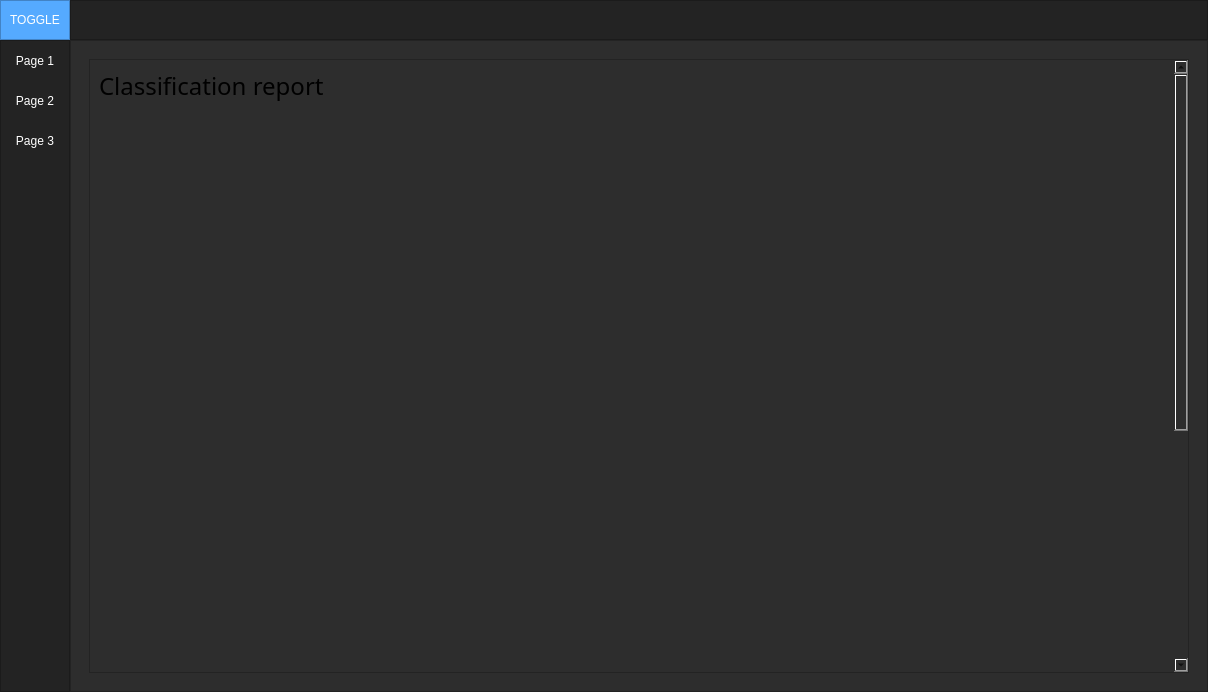
<?xml version="1.0" encoding="UTF-8"?>
<ui version="4.0">
 <class>MainWindow</class>
 <widget class="QMainWindow" name="MainWindow">
  <property name="geometry">
   <rect>
    <x>0</x>
    <y>0</y>
    <width>1208</width>
    <height>692</height>
   </rect>
  </property>
  <property name="minimumSize">
   <size>
    <width>1000</width>
    <height>500</height>
   </size>
  </property>
  <property name="windowTitle">
   <string>MainWindow</string>
  </property>
  <property name="styleSheet">
   <string notr="true">background-color: rgb(45, 45, 45);</string>
  </property>
  <widget class="QWidget" name="centralwidget">
   <layout class="QVBoxLayout" name="verticalLayout">
    <property name="spacing">
     <number>0</number>
    </property>
    <property name="leftMargin">
     <number>0</number>
    </property>
    <property name="topMargin">
     <number>0</number>
    </property>
    <property name="rightMargin">
     <number>0</number>
    </property>
    <property name="bottomMargin">
     <number>0</number>
    </property>
    <item>
     <widget class="QFrame" name="Top_Bar">
      <property name="maximumSize">
       <size>
        <width>16777215</width>
        <height>40</height>
       </size>
      </property>
      <property name="styleSheet">
       <string notr="true">background-color: rgb(35, 35, 35);</string>
      </property>
      <property name="frameShape">
       <enum>QFrame::NoFrame</enum>
      </property>
      <property name="frameShadow">
       <enum>QFrame::Raised</enum>
      </property>
      <layout class="QHBoxLayout" name="horizontalLayout">
       <property name="spacing">
        <number>0</number>
       </property>
       <property name="leftMargin">
        <number>0</number>
       </property>
       <property name="topMargin">
        <number>0</number>
       </property>
       <property name="rightMargin">
        <number>0</number>
       </property>
       <property name="bottomMargin">
        <number>0</number>
       </property>
       <item>
        <widget class="QFrame" name="frame_toggle">
         <property name="maximumSize">
          <size>
           <width>70</width>
           <height>40</height>
          </size>
         </property>
         <property name="styleSheet">
          <string notr="true">background-color: rgb(85, 170, 255);</string>
         </property>
         <property name="frameShape">
          <enum>QFrame::StyledPanel</enum>
         </property>
         <property name="frameShadow">
          <enum>QFrame::Raised</enum>
         </property>
         <layout class="QVBoxLayout" name="verticalLayout_2">
          <property name="spacing">
           <number>0</number>
          </property>
          <property name="leftMargin">
           <number>0</number>
          </property>
          <property name="topMargin">
           <number>0</number>
          </property>
          <property name="rightMargin">
           <number>0</number>
          </property>
          <property name="bottomMargin">
           <number>0</number>
          </property>
          <item>
           <widget class="QPushButton" name="Btn_Toggle">
            <property name="sizePolicy">
             <sizepolicy hsizetype="Expanding" vsizetype="Expanding">
              <horstretch>0</horstretch>
              <verstretch>0</verstretch>
             </sizepolicy>
            </property>
            <property name="styleSheet">
             <string notr="true">color: rgb(255, 255, 255);
border: 0px solid;</string>
            </property>
            <property name="text">
             <string>TOGGLE</string>
            </property>
           </widget>
          </item>
         </layout>
        </widget>
       </item>
       <item>
        <widget class="QFrame" name="frame_top">
         <property name="frameShape">
          <enum>QFrame::StyledPanel</enum>
         </property>
         <property name="frameShadow">
          <enum>QFrame::Raised</enum>
         </property>
        </widget>
       </item>
      </layout>
     </widget>
    </item>
    <item>
     <widget class="QFrame" name="Content">
      <property name="frameShape">
       <enum>QFrame::NoFrame</enum>
      </property>
      <property name="frameShadow">
       <enum>QFrame::Raised</enum>
      </property>
      <layout class="QHBoxLayout" name="horizontalLayout_2">
       <property name="spacing">
        <number>0</number>
       </property>
       <property name="leftMargin">
        <number>0</number>
       </property>
       <property name="topMargin">
        <number>0</number>
       </property>
       <property name="rightMargin">
        <number>0</number>
       </property>
       <property name="bottomMargin">
        <number>0</number>
       </property>
       <item>
        <widget class="QFrame" name="frame_left_menu">
         <property name="minimumSize">
          <size>
           <width>70</width>
           <height>0</height>
          </size>
         </property>
         <property name="maximumSize">
          <size>
           <width>70</width>
           <height>16777215</height>
          </size>
         </property>
         <property name="styleSheet">
          <string notr="true">background-color: rgb(35, 35, 35);</string>
         </property>
         <property name="frameShape">
          <enum>QFrame::StyledPanel</enum>
         </property>
         <property name="frameShadow">
          <enum>QFrame::Raised</enum>
         </property>
         <layout class="QVBoxLayout" name="verticalLayout_3">
          <property name="leftMargin">
           <number>0</number>
          </property>
          <property name="topMargin">
           <number>0</number>
          </property>
          <property name="rightMargin">
           <number>0</number>
          </property>
          <property name="bottomMargin">
           <number>0</number>
          </property>
          <item alignment="Qt::AlignTop">
           <widget class="QFrame" name="frame_top_menus">
            <property name="frameShape">
             <enum>QFrame::NoFrame</enum>
            </property>
            <property name="frameShadow">
             <enum>QFrame::Raised</enum>
            </property>
            <layout class="QVBoxLayout" name="verticalLayout_4">
             <property name="spacing">
              <number>0</number>
             </property>
             <property name="leftMargin">
              <number>0</number>
             </property>
             <property name="topMargin">
              <number>0</number>
             </property>
             <property name="rightMargin">
              <number>0</number>
             </property>
             <property name="bottomMargin">
              <number>0</number>
             </property>
             <item>
              <widget class="QPushButton" name="btn_page_1">
               <property name="minimumSize">
                <size>
                 <width>0</width>
                 <height>40</height>
                </size>
               </property>
               <property name="styleSheet">
                <string notr="true">QPushButton {
	color: rgb(255, 255, 255);
	background-color: rgb(35, 35, 35);
	border: 0px solid;
}
QPushButton:hover {
	background-color: rgb(85, 170, 255);
}</string>
               </property>
               <property name="text">
                <string>Page 1</string>
               </property>
              </widget>
             </item>
             <item>
              <widget class="QPushButton" name="btn_page_2">
               <property name="minimumSize">
                <size>
                 <width>0</width>
                 <height>40</height>
                </size>
               </property>
               <property name="styleSheet">
                <string notr="true">QPushButton {
	color: rgb(255, 255, 255);
	background-color: rgb(35, 35, 35);
	border: 0px solid;
}
QPushButton:hover {
	background-color: rgb(85, 170, 255);
}</string>
               </property>
               <property name="text">
                <string>Page 2</string>
               </property>
              </widget>
             </item>
             <item>
              <widget class="QPushButton" name="btn_page_3">
               <property name="minimumSize">
                <size>
                 <width>0</width>
                 <height>40</height>
                </size>
               </property>
               <property name="styleSheet">
                <string notr="true">QPushButton {
	color: rgb(255, 255, 255);
	background-color: rgb(35, 35, 35);
	border: 0px solid;
}
QPushButton:hover {
	background-color: rgb(85, 170, 255);
}</string>
               </property>
               <property name="text">
                <string>Page 3</string>
               </property>
              </widget>
             </item>
            </layout>
           </widget>
          </item>
         </layout>
        </widget>
       </item>
       <item>
        <widget class="QFrame" name="frame_pages">
         <property name="frameShape">
          <enum>QFrame::StyledPanel</enum>
         </property>
         <property name="frameShadow">
          <enum>QFrame::Raised</enum>
         </property>
         <layout class="QVBoxLayout" name="verticalLayout_5">
          <item>
           <widget class="QStackedWidget" name="stackedWidget">
            <property name="currentIndex">
             <number>2</number>
            </property>
            <widget class="QWidget" name="page_1">
             <layout class="QVBoxLayout" name="verticalLayout_7">
              <item>
               <layout class="QHBoxLayout" name="horizontalLayout_5">
                <item>
                 <spacer name="horizontalSpacer_5">
                  <property name="orientation">
                   <enum>Qt::Horizontal</enum>
                  </property>
                  <property name="sizeHint" stdset="0">
                   <size>
                    <width>40</width>
                    <height>20</height>
                   </size>
                  </property>
                 </spacer>
                </item>
                <item>
                 <widget class="QPushButton" name="uploadFileBtn">
                  <property name="sizePolicy">
                   <sizepolicy hsizetype="Minimum" vsizetype="Minimum">
                    <horstretch>0</horstretch>
                    <verstretch>0</verstretch>
                   </sizepolicy>
                  </property>
                  <property name="text">
                   <string>Upload file</string>
                  </property>
                 </widget>
                </item>
               </layout>
              </item>
              <item>
               <widget class="QWidget" name="showEcg" native="true">
                <property name="sizePolicy">
                 <sizepolicy hsizetype="Expanding" vsizetype="Expanding">
                  <horstretch>0</horstretch>
                  <verstretch>0</verstretch>
                 </sizepolicy>
                </property>
               </widget>
              </item>
              <item>
               <spacer name="horizontalSpacer_4">
                <property name="orientation">
                 <enum>Qt::Horizontal</enum>
                </property>
                <property name="sizeHint" stdset="0">
                 <size>
                  <width>40</width>
                  <height>20</height>
                 </size>
                </property>
               </spacer>
              </item>
              <item>
               <spacer name="horizontalSpacer_3">
                <property name="orientation">
                 <enum>Qt::Horizontal</enum>
                </property>
                <property name="sizeHint" stdset="0">
                 <size>
                  <width>40</width>
                  <height>20</height>
                 </size>
                </property>
               </spacer>
              </item>
              <item>
               <layout class="QHBoxLayout" name="horizontalLayout_3">
                <item>
                 <spacer name="horizontalSpacer">
                  <property name="orientation">
                   <enum>Qt::Horizontal</enum>
                  </property>
                  <property name="sizeHint" stdset="0">
                   <size>
                    <width>40</width>
                    <height>20</height>
                   </size>
                  </property>
                 </spacer>
                </item>
                <item>
                 <widget class="QPushButton" name="pushButton">
                  <property name="text">
                   <string>PushButton</string>
                  </property>
                 </widget>
                </item>
                <item>
                 <spacer name="horizontalSpacer_2">
                  <property name="orientation">
                   <enum>Qt::Horizontal</enum>
                  </property>
                  <property name="sizeHint" stdset="0">
                   <size>
                    <width>40</width>
                    <height>20</height>
                   </size>
                  </property>
                 </spacer>
                </item>
               </layout>
              </item>
             </layout>
            </widget>
            <widget class="QWidget" name="page_2">
             <layout class="QVBoxLayout" name="verticalLayout_6">
              <item>
               <widget class="QScrollArea" name="scrollArea">
                <property name="styleSheet">
                 <string notr="true">


 QScrollBar:vertical {
	border: none;
    background: rgb(0,0,0);
    width: 14px;
    margin: 15px 0 15px 0;
	border-radius: 0px;
 }

/*  HANDLE BAR VERTICAL */
QScrollBar::handle:vertical {	
	background-color: rgb(0,179,179);
	min-height: 30px;
	border-radius: 7px;
}
QScrollBar::handle:vertical:hover{	
	background-color:rgb(0,205,205);
}
QScrollBar::handle:vertical:pressed {	
	background-color: rgb(0,128,128)
}

/* BTN TOP - SCROLLBAR */
QScrollBar::sub-line:vertical {
	border: none;
	background-color: rgb(59, 59, 90);
	height: 15px;
	border-top-left-radius: 7px;
	border-top-right-radius: 7px;
	subcontrol-position: top;
	subcontrol-origin: margin;
}
QScrollBar::sub-line:vertical:hover {	
	background-color: rgb(0,179,179);
}
QScrollBar::sub-line:vertical:pressed {	
	background-color: rgb(0,179,179);
}

/* BTN BOTTOM - SCROLLBAR */
QScrollBar::add-line:vertical {
	border: none;
	background-color: rgb(59, 59, 90);
	height: 15px;
	border-bottom-left-radius: 7px;
	border-bottom-right-radius: 7px;
	subcontrol-position: bottom;
	subcontrol-origin: margin;
}
QScrollBar::add-line:vertical:hover {	
	background-color: rgb(0,179,179);
}
QScrollBar::add-line:vertical:pressed {	
	background-color: rgb(0,179,179);
}

/* RESET ARROW */
QScrollBar::up-arrow:vertical, QScrollBar::down-arrow:vertical {
	background: none;
}
QScrollBar::add-page:vertical, QScrollBar::sub-page:vertical {
	background: none;
}



/* HORIZONTAL SCROLLBAR - HOMEWORK */
QScrollBar:horizontal {
   
}
QScrollBar::handle:horizontal {
    
}
QScrollBar::add-line:horizontal {
    
}
QScrollBar::sub-line:horizontal {
    
}
QScrollBar::up-arrow:horizontal, QScrollBar::down-arrow:horizontal
{

}
QScrollBar::add-page:horizontal, QScrollBar::sub-page:horizontal
{

}</string>
                </property>
                <property name="widgetResizable">
                 <bool>true</bool>
                </property>
                <widget class="QWidget" name="scrollAreaWidgetContents">
                 <property name="geometry">
                  <rect>
                   <x>0</x>
                   <y>0</y>
                   <width>1069</width>
                   <height>1000</height>
                  </rect>
                 </property>
                 <property name="sizePolicy">
                  <sizepolicy hsizetype="Preferred" vsizetype="Fixed">
                   <horstretch>0</horstretch>
                   <verstretch>0</verstretch>
                  </sizepolicy>
                 </property>
                 <property name="minimumSize">
                  <size>
                   <width>0</width>
                   <height>1000</height>
                  </size>
                 </property>
                 <property name="styleSheet">
                  <string notr="true">QLabel: {
	color: white;
}</string>
                 </property>
                 <layout class="QVBoxLayout" name="verticalLayout_11">
                  <item>
                   <widget class="QLabel" name="textLabelClass">
                    <property name="sizePolicy">
                     <sizepolicy hsizetype="Preferred" vsizetype="Fixed">
                      <horstretch>0</horstretch>
                      <verstretch>0</verstretch>
                     </sizepolicy>
                    </property>
                    <property name="minimumSize">
                     <size>
                      <width>0</width>
                      <height>10</height>
                     </size>
                    </property>
                    <property name="font">
                     <font>
                      <family>Bahnschrift Light Condensed</family>
                      <pointsize>18</pointsize>
                     </font>
                    </property>
                    <property name="autoFillBackground">
                     <bool>false</bool>
                    </property>
                    <property name="text">
                     <string>Class representation</string>
                    </property>
                   </widget>
                  </item>
                  <item>
                   <widget class="QWidget" name="widgetViewClasses" native="true">
                    <widget class="QWidget" name="widgetClass" native="true">
                     <property name="geometry">
                      <rect>
                       <x>10</x>
                       <y>10</y>
                       <width>1047</width>
                       <height>293</height>
                      </rect>
                     </property>
                    </widget>
                   </widget>
                  </item>
                  <item>
                   <widget class="QLabel" name="textLabelSMOTE">
                    <property name="sizePolicy">
                     <sizepolicy hsizetype="Preferred" vsizetype="Fixed">
                      <horstretch>0</horstretch>
                      <verstretch>0</verstretch>
                     </sizepolicy>
                    </property>
                    <property name="minimumSize">
                     <size>
                      <width>10</width>
                      <height>0</height>
                     </size>
                    </property>
                    <property name="font">
                     <font>
                      <family>Bahnschrift Light Condensed</family>
                      <pointsize>18</pointsize>
                     </font>
                    </property>
                    <property name="styleSheet">
                     <string notr="true">QLabel: {
	
	color: rgb(255, 255, 255);
}</string>
                    </property>
                    <property name="text">
                     <string>SMOTE generated examples</string>
                    </property>
                   </widget>
                  </item>
                  <item>
                   <widget class="QWidget" name="widgetSMOTE" native="true"/>
                  </item>
                 </layout>
                </widget>
               </widget>
              </item>
             </layout>
            </widget>
            <widget class="QWidget" name="page_3">
             <layout class="QVBoxLayout" name="verticalLayout_8">
              <item>
               <widget class="QScrollArea" name="scrollArea_2">
                <property name="widgetResizable">
                 <bool>true</bool>
                </property>
                <widget class="QWidget" name="scrollAreaWidgetContents_2">
                 <property name="geometry">
                  <rect>
                   <x>0</x>
                   <y>0</y>
                   <width>1069</width>
                   <height>1000</height>
                  </rect>
                 </property>
                 <property name="sizePolicy">
                  <sizepolicy hsizetype="Preferred" vsizetype="Fixed">
                   <horstretch>0</horstretch>
                   <verstretch>0</verstretch>
                  </sizepolicy>
                 </property>
                 <property name="minimumSize">
                  <size>
                   <width>0</width>
                   <height>1000</height>
                  </size>
                 </property>
                 <layout class="QVBoxLayout" name="verticalLayout_9">
                  <item>
                   <widget class="QLabel" name="clfReportLabel">
                    <property name="sizePolicy">
                     <sizepolicy hsizetype="Preferred" vsizetype="Fixed">
                      <horstretch>0</horstretch>
                      <verstretch>0</verstretch>
                     </sizepolicy>
                    </property>
                    <property name="minimumSize">
                     <size>
                      <width>0</width>
                      <height>10</height>
                     </size>
                    </property>
                    <property name="font">
                     <font>
                      <family>Bahnschrift Light Condensed</family>
                      <pointsize>18</pointsize>
                     </font>
                    </property>
                    <property name="autoFillBackground">
                     <bool>false</bool>
                    </property>
                    <property name="text">
                     <string>Classification report</string>
                    </property>
                   </widget>
                  </item>
                  <item>
                   <widget class="QWidget" name="widgetStatistics" native="true"/>
                  </item>
                 </layout>
                </widget>
               </widget>
              </item>
             </layout>
            </widget>
           </widget>
          </item>
         </layout>
        </widget>
       </item>
      </layout>
     </widget>
    </item>
   </layout>
  </widget>
 </widget>
 <resources/>
 <connections/>
</ui>
